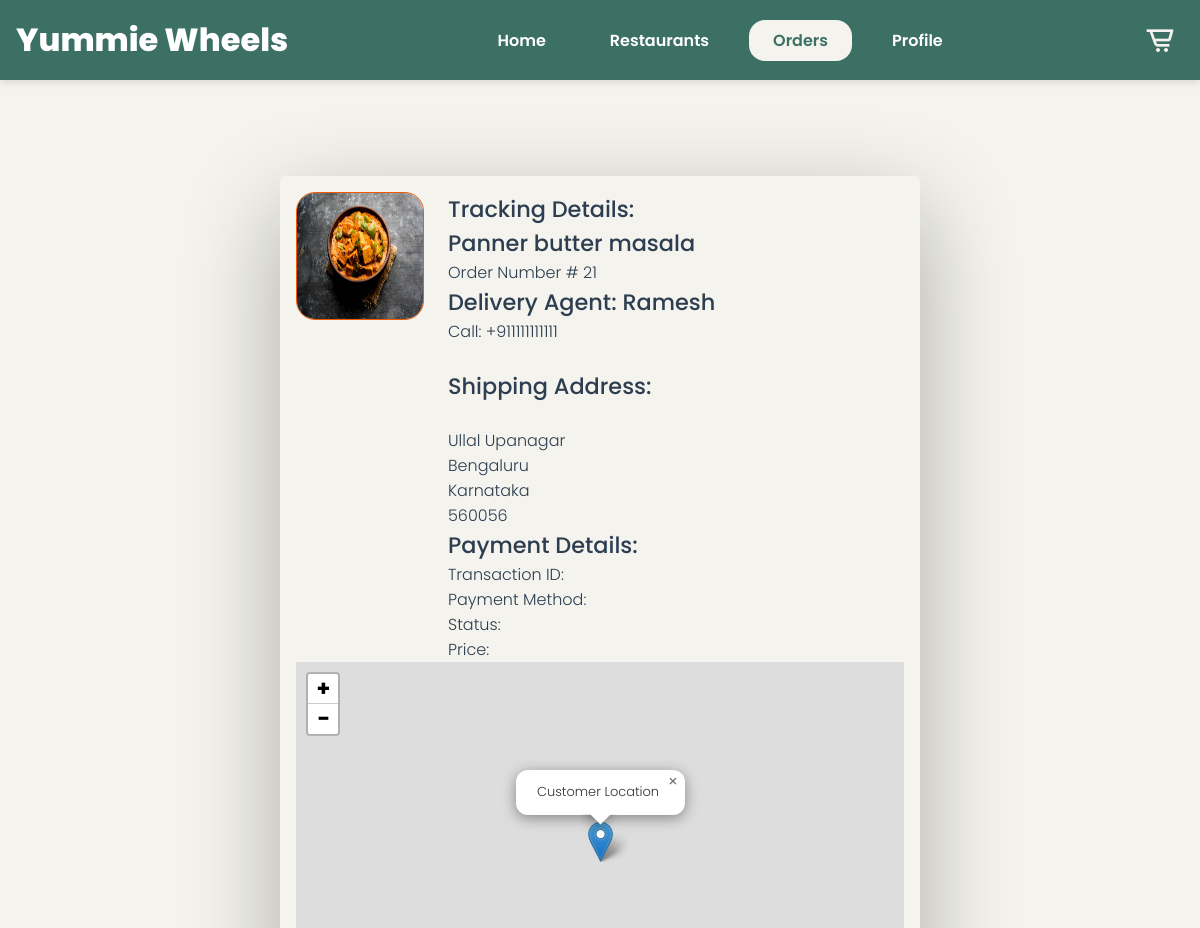
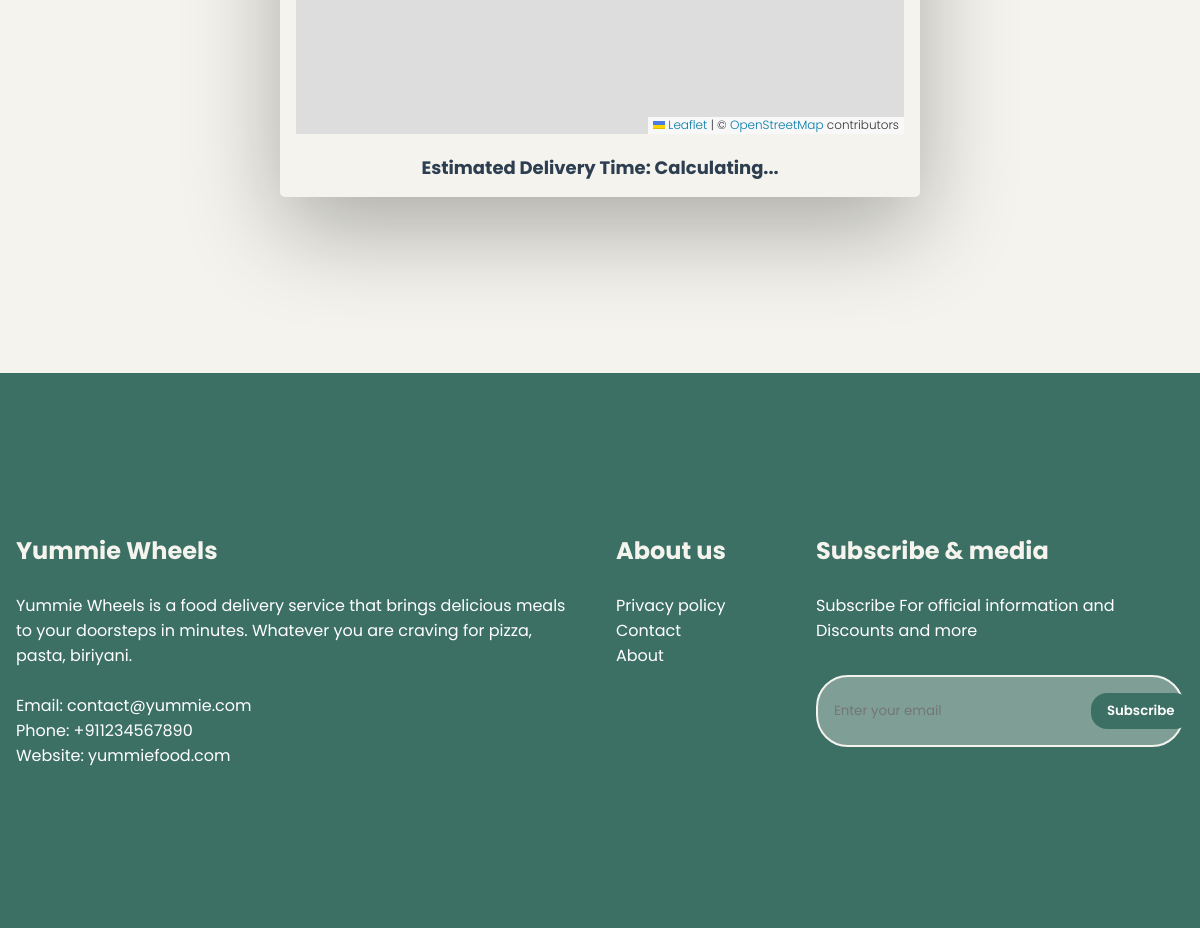
/status.php?oid=21 (signed in), run on the app's committed database (2 pictures, top to bottom).
### tables this page shows
CREATE TABLE `orders` (
  `order_id` int(11) NOT NULL,
  `user_id` int(11) NOT NULL,
  `order_total` decimal(10,2) NOT NULL,
  `delivery_status` varchar(20) NOT NULL,
  `driver_id` int(11) NOT NULL,
  `menu_id` int(11) NOT NULL
);

CREATE TABLE `menu` (
  `menu_id` int(11) NOT NULL,
  `restaurant_id` int(11) NOT NULL,
  `item_name` varchar(255) NOT NULL,
  `price` decimal(10,2) NOT NULL,
  `img` varchar(255) NOT NULL
);

CREATE TABLE `drivers` (
  `driver_id` int(11) NOT NULL,
  `name` varchar(255) NOT NULL,
  `phone` varchar(20) NOT NULL,
  `location` varchar(255) NOT NULL,
  `email` varchar(255) NOT NULL
);

CREATE TABLE `address` (
  `address_id` int(11) NOT NULL,
  `user_id` int(11) NOT NULL,
  `state` varchar(255) NOT NULL,
  `city` varchar(255) NOT NULL,
  `street` varchar(255) NOT NULL,
  `pincode` int(11) NOT NULL,
  `latitude` decimal(10,8) DEFAULT NULL,
  `longitude` decimal(11,8) DEFAULT NULL
);

### status.php (the view, shortened to what this page needs)
<?php
include 'db_connect.php';
$oid = $_GET['oid'];
$sqlo = "SELECT Address.state as state, Address.city as city, Address.street as street, Address.pincode as pin,
                Address.latitude as cust_lat, Address.longitude as cust_lng,
                Menu.item_name as mname, Orders.order_id as oid, Orders.order_total as price,
                Drivers.name as dname, Orders.delivery_status as status, Menu.img as img, Drivers.phone,
                Restaurants.latitude as res_lat, Restaurants.longitude as res_lng
         FROM Orders
         JOIN Address ON Orders.user_id = Address.user_id
         JOIN Menu ON Orders.menu_id = Menu.menu_id
         JOIN Drivers ON Orders.driver_id = Drivers.driver_id
         JOIN Restaurants ON Menu.restaurant_id = Restaurants.restaurant_id
         WHERE order_id = $oid";
$reso = mysqli_query($conn, $sqlo);
$row = mysqli_fetch_assoc($reso);
$mname = $row['mname'];
$dname = $row['dname'];
$img = $row['img'];
$phone = $row['phone'];
$state = $row['state'];
$street = $row['street'];
$city = $row['city'];
$pin = $row['pin'];
$sqll = "SELECT * FROM Payment WHERE order_id = $oid";
$ress = mysqli_query($conn, $sqll);
$rest = mysqli_fetch_assoc($ress);
$pid = $rest["payment_id"];
$pm = $rest["payment_method"];
$pst = $rest["status"];
$pr = $rest["amount"];
?>
<!DOCTYPE html>
<html lang="en">
<head>
    <link href='https://unpkg.com/boxicons@2.0.7/css/boxicons.min.css' rel='stylesheet'>
    <link rel="stylesheet" href="./css/style.css">
    <link rel="stylesheet" href="https://unpkg.com/leaflet@1.7.1/dist/leaflet.css" />
    <link rel="stylesheet" href="https://unpkg.com/leaflet-routing-machine@3.2.12/dist/leaflet-routing-machine.css" />
</head>
<body>
    <div class="nav">
        <div class="menu-wrap">
            <a href="./index.php">
                <div class="logo">
                    Yummie Wheels
                </div>
            </a>
            <div class="menu h-xs">
                <a href="./index.php">
                    <div class="menu-item">
                        Home
                    </div>
                </a>
                <a href="./res.php">
                    <div class="menu-item">
                        Restaurants
                    </div>
                </a>
                <a href="./order.php">
                    <div class="menu-item active">
                        Orders
                    </div>
                </a>
                <a href="./login.php">
                    <div class="menu-item">
                        <?php
                        if (!isset($_SESSION['uid'])) {
                            echo "Login";
                        } else {
                            echo "Profile";
                        }
                        ?>
                    </div>
                </a>
            </div>
            <div class="right-menu">
                <div class="cart-btn">
                    <i class='bx bx-cart-alt'></i>
                </div>
            </div>
        </div>
    </div>
    <section>
        <section class="root">
            <figure>
                <img src="<?php echo $img ?>" alt="" class="figure-img">
                <figcaption>
                    <h4>Tracking Details:</h4>
                    <h4><?php echo $mname ?></h4>
                    <h6>Order Number # <?php echo $oid ?></h6>
                    <h4>Delivery Agent: <?php echo $dname ?></h4>
                    <h6>Call:<a href="tel:+91<?php echo $phone ?>"> +91<?php echo $phone ?></a></h6>
                    <br>
                    <h4>Shipping Address:</h4><br>
                    <h6><?php echo $street . "<br>" . $city . "<br>" . $state . "<br>" . $pin; ?></h6>
                    <h4>Payment Details:</h4>
                    <h6><?php echo "Transaction ID: " . $pid . "<br>Payment Method: " . $pm . "<br>Status: " . $pst . "<br> Price: " . $pr; ?></h6>
                </figcaption>
            </figure>
            <div id="map" style="height: 400px; width: 100%;"></div>
            <div id="time" style="text-align: center; margin-top: 20px; font-size: 18px; font-weight: bold;">
                Estimated Delivery Time: <span id="estimated-time">Calculating...</span>
            </div>
        </section>
    </section>
    <section class="footer bg-img" style="background-color: var(--third-color);">
        <div class="container">
            <div class="row">
                <div class="col-6 col-xs-12">
                    <h1>
                        Yummie Wheels
                    </h1>
                    <br>
                    <p>Yummie Wheels is a food delivery service that brings delicious meals to your doorsteps in minutes. Whatever you are craving for pizza, pasta, biriyani.</p>
                    <br>
                    <p>Email: <a href="mailto:contact@yummie.com">contact@yummie.com</a></p>
                    <p>Phone: <a href="tel:+911234567890">+911234567890</a></p>
                    <p>Website: yummiefood.com</p>
                </div>
                <div class="col-2 col-xs-12">
                    <h1>
                        About us
                    </h1>
                    <br>
                    <p>
                        <a href="#">
                            Privacy policy
                        </a>
                    </p>
                    <p>
                        <a href="#">
                            Contact
                        </a>
                    </p>
                    <p>
                        <a href="#">
                            About
                        </a>
                    </p>
                </div>
                <div class="col-4 col-xs-12">
                    <h1>
                        Subscribe & media
                    </h1>
                    <br>
                    <p>Subscribe For official information and Discounts and more</p>
                    <div class="input-group" style="background-color: var(--secondary-color);">
                        <input required="text" placeholder="Enter your email">
                        <button onClick="window.location.href='./login.php';">
                            Subscribe
                        </button>
                    </div>
                </div>
            </div>
        </div>
    </section>
</body>
</html>

### css/style.css (style rules this page uses)
:root { --primary-color: #F4F3ED; --secondary-color:#7F9F96; --third-color:#3D7065; --background-color: #F4F3ED; --extra-color:#628A80; --secon-color: #9da2ad; --grey: #7a7a7b; --white: #ffffff; }
* { font-family: 'Poppins', sans-serif; margin: 0; padding: 0; box-sizing: border-box; }
a { color: unset; text-decoration: none; }
body, html { background-color: var(--background-color); scroll-behavior: smooth; position: relative; overflow-x: hidden; }
.nav { position: fixed; top: 0; left: 0; width: 100%; z-index: 99; background-color: var(--third-color); box-shadow: rgba(99, 99, 99, 0.2) 0px 2px 8px 0px; }
.menu-wrap { max-width: 1366px; margin: auto; display: flex; align-items: center; justify-content: space-between; padding: 1rem; }
.logo { font-size: 2rem; font-weight: 800; color: white; }
.menu { display: flex; align-items: center; justify-content: center; }
.menu-item { margin-left: 1rem; padding: .5rem 1.5rem; font-weight: 600; color: var(--white); transition: .5s ease-in-out; cursor: pointer; }
.menu-item:hover, .menu-item.active { color: var(--third-color); background-color: var(--primary-color); border-radius: 1rem; }
.cart-btn { width: 3rem; height: 3rem; display: flex; align-items: center; justify-content: center; color: var(--primary-color); font-size: 2rem; cursor: pointer; transition: .5s ease-in-out; }
.bg-img { background-position: center; background-size: cover; background-repeat: no-repeat; }
.container { width: 100%; margin: 0 auto; }
section { padding: 9rem 0; }
.footer { color: var(--white); }
.footer h1 { color: var(--primary-color); }
.input-group { padding: 1rem; border: .125rem solid var(--primary-color); border-radius: 2rem; display: flex; justify-content: space-between; margin-top: 2rem; }
.input-group input { flex: auto; outline: none; border: none; color: var(--primary-color); background-color: transparent; }
.input-group button { padding: .5rem 1rem; outline: none; border: none; background-color: var(--third-color); border-radius: 1rem; color: var(--white); font-weight: 600; cursor: pointer; }
.row { display: flex; flex-wrap: wrap; }
[class*="col-"] { padding: 1rem; }
.col-2 { width: 16.66%; }
.col-4 { width: 33.33%; }
.col-6 { width: 50%; }
h2, h4, h6 { margin: 0; padding: 0; display: inline-block; }
.root { padding: 1rem; border-radius: 5px; box-shadow: 0 2rem 6rem rgba(0, 0, 0, 0.3); color: #2c3e50; font-family: 'Montserrat', sans-serif; width: 40rem; font-weight: 300; min-height: 100vh; position: relative; display: block; margin: 2rem auto; }
figure { display: flex; }
.figure-img { width: 8rem; height: 8rem; border-radius: 15%; border: 1.5px solid #f05a00; margin-right: 1.5rem; }
figure figcaption { display: flex; flex-direction: column; justify-content: space-evenly; }
figure figcaption h4 { font-size: 1.4rem; font-weight: 500; }
figure figcaption h6 { font-size: 1rem; font-weight: 300; }

### data on the page
orders: menu.img (picture), menu.item_name "Panner butter masala", driver.name "Ramesh", driver.phone "1111111111", address.street "Ullal Upanagar", address.city "Bengaluru", address.state "Karnataka", address.pincode "560056"

### other printed values
$oid "21"
